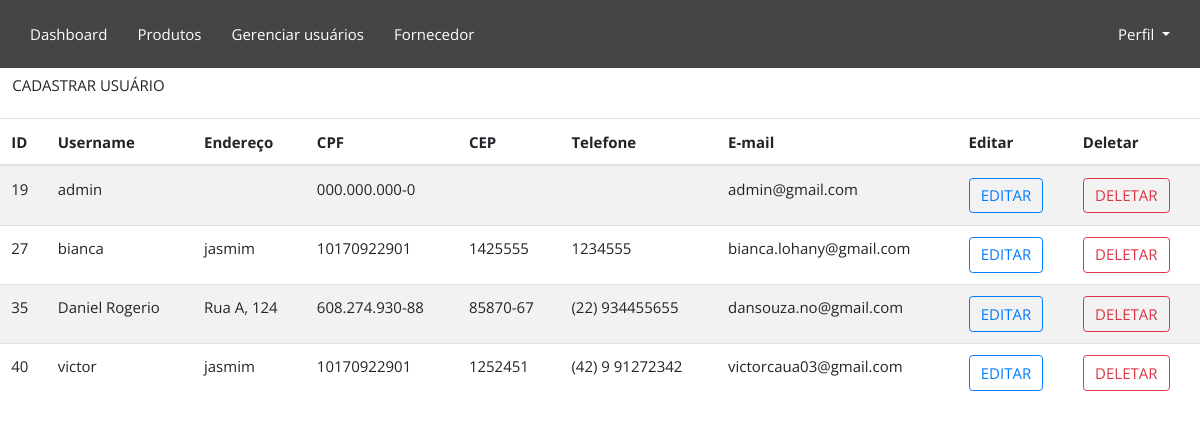
The page /funcionario/ on the database as committed earlier.
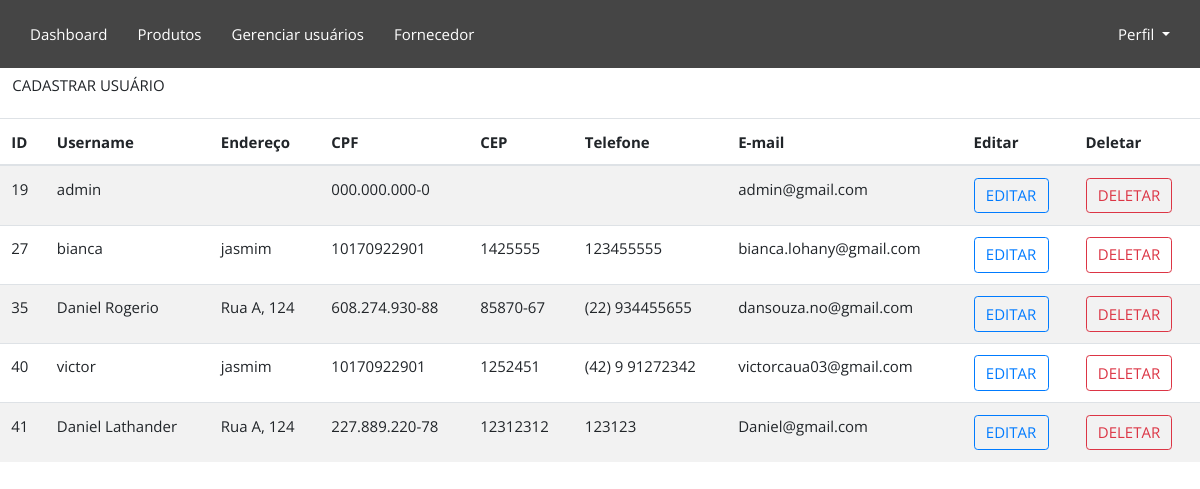
The same page on the database as committed later.
### CRUDfuncionario/models.py (models this page shows, shortened)
class Funcionario(AbstractUser):
    idFuncionario = models.AutoField(primary_key=True)
    nivelDeAcesso = models.IntegerField(default=1)
    enderecoFuncionario = models.CharField(max_length=30)
    CPF = CPFField('CPF',default='000.000.000-0')
    CEP = models.CharField(max_length=8)
    telefone = models.CharField(max_length=20)
    funcao = models.CharField(max_length=30)
    username = models.CharField(max_length=30,default='default_username', unique=True,
                                validators=[valida_texto])
    password = models.CharField(max_length=100, default='default_password')
    email = models.EmailField(unique=True, default='daniel@gmail.com',
                              validators = [EmailValidator(message="Insira um endereco de email valído")])

### CRUDfuncionario/views.py (the view)
# urls.py: path('', Funcionarios),
def Funcionarios(request):
    funcionarios = Funcionario.objects.all()
    return render(request, "funcionarios.html", {"funcionarios": funcionarios})

### CRUDfuncionario/templates/funcionarios.html (shortened to what this page needs)
{% extends 'base.html' %}
{% load static %}
{% block content %}
<link rel="stylesheet" href="{% static 'css/crudfuncionario.css' %}">
<div class="retangulo">
    <ul>
        <li>
            <button type="button" class="btn btn-transparent" data-toggle="modal" data-target=".bd-cadastro-modal-lg">
                CADASTRAR USUÁRIO
            </button>
        </li>
    </ul>
</div>
<table class="table table-striped">
    <thead class="thead">
        <tr>
            <th scope="col">ID</th>
            <th scope="col">Username</th>
            <th scope="col">Endereço</th>
            <th scope="col">CPF</th>
            <th scope="col">CEP</th>
            <th scope="col">Telefone</th>
            <th scope="col">E-mail</th>
            <th scope="col">Editar</th>
            <th scope="col">Deletar</th>
        </tr>
    </thead>
    <tbody>
        {% for funcionario in funcionarios %}
        <tr>
            <td>{{ funcionario.idFuncionario }}</td>
            <td>{{ funcionario.username }}</td>
            <td>{{ funcionario.enderecoFuncionario }}</td>
            <td>{{ funcionario.CPF }}</td>
            <td>{{ funcionario.CEP }}</td>
            <td>{{ funcionario.telefone }}</td>
            <td>{{ funcionario.email }}</td>
            <td>
                <a href="{% url 'editar_view' funcionario.idFuncionario %}" class="btn btn-outline-primary">EDITAR</a>
            </td>
            <td>
                <a href="{% url 'delete_view' funcionario.idFuncionario %}" class="btn btn-outline-danger">DELETAR</a>
            </td>
        </tr>
        {% endfor %}
    </tbody>
</table>
{% endblock %}

Rows that differ between the two databases and show on the page:
changed Funcionario "bianca": telefone "1234555" → "123455555"
added Funcionario: idFuncionario "41", username "Daniel Lathander", enderecoFuncionario "Rua A, 124", CPF "227.889.220-78", CEP "12312312", telefone "123123", email "Daniel@gmail.com"
